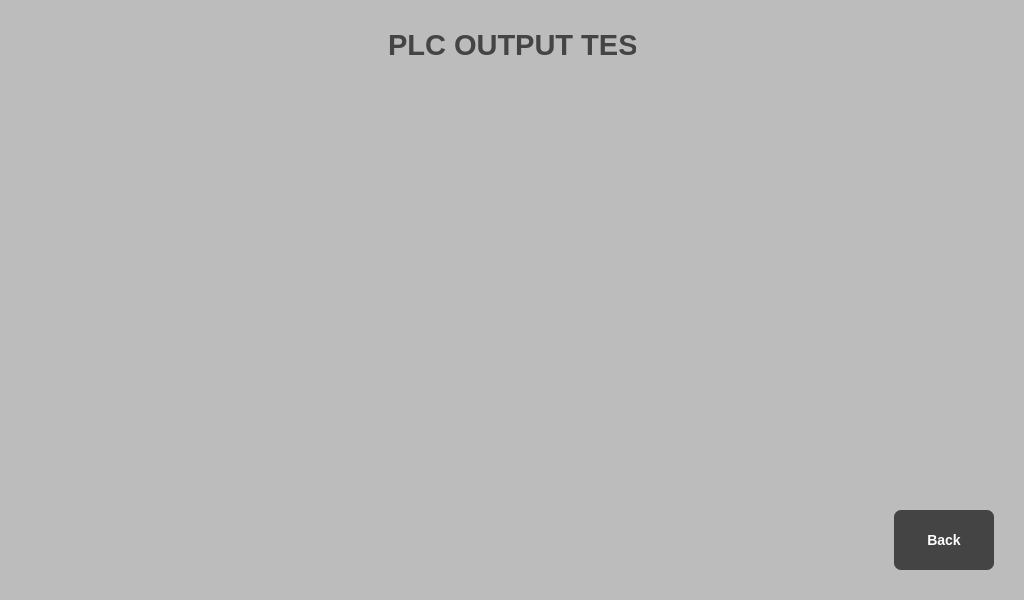
<?xml version="1.0" encoding="UTF-8"?>
<ui version="4.0">
 <class>Outputwindow</class>
 <widget class="QWidget" name="Outputwindow">
  <property name="geometry">
   <rect>
    <x>0</x>
    <y>0</y>
    <width>1024</width>
    <height>600</height>
   </rect>
  </property>
  <property name="windowTitle">
   <string>Form</string>
  </property>
  <property name="styleSheet">
   <string notr="true">#Outputwindow{
	background: rgb(188, 188, 188);
}
#infoLabel{
	color: rgb(68, 68, 68);
}
QPushButton{
	outline : 0px;
	font: bold 14px;
	color: white;
	background: rgb(68, 68, 68);
	border-radius: 7px;
}

QPushButton:pressed{ 
	background:rgb(134, 134, 134) ;
}</string>
  </property>
  <widget class="QPushButton" name="backButton">
   <property name="geometry">
    <rect>
     <x>894</x>
     <y>510</y>
     <width>100</width>
     <height>60</height>
    </rect>
   </property>
   <property name="text">
    <string>Back</string>
   </property>
  </widget>
  <widget class="QLabel" name="infoLabel">
   <property name="geometry">
    <rect>
     <x>388</x>
     <y>30</y>
     <width>248</width>
     <height>30</height>
    </rect>
   </property>
   <property name="font">
    <font>
     <pointsize>22</pointsize>
     <weight>75</weight>
     <italic>false</italic>
     <bold>true</bold>
    </font>
   </property>
   <property name="text">
    <string>PLC OUTPUT TEST</string>
   </property>
  </widget>
 </widget>
 <resources/>
 <connections/>
</ui>
